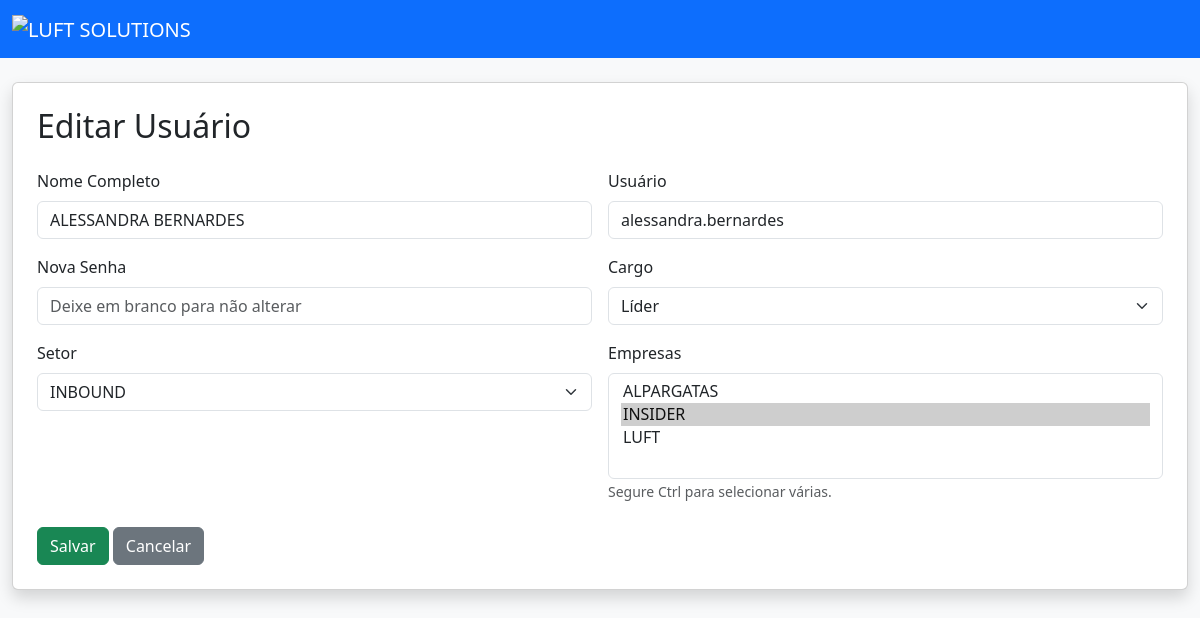
Screenshot of /edit_user/2 (signed in) with the database file from the repository.
### models.py (models this page shows)
class User(db.Model):
    id = db.Column(db.Integer, primary_key=True)
    nome_completo = db.Column(db.String(150), nullable=False)
    username = db.Column(db.String(80), unique=True, nullable=False)
    password = db.Column(db.String(200), nullable=False)
    role = db.Column(db.String(20), nullable=False, default='lider')
    empresa_id = db.Column(db.Integer, db.ForeignKey('empresa.id'))
    setor_id = db.Column(db.Integer, db.ForeignKey('setor.id'))
    empresas = db.relationship('Empresa', secondary=user_empresas, backref='usuarios')
    empresa = db.relationship('Empresa')
    setor = db.relationship('Setor')
    precisa_trocar_senha = db.Column(db.Boolean, default=True)

class Setor(db.Model):
    id = db.Column(db.Integer, primary_key=True)
    nome = db.Column(db.String(100), unique=True, nullable=False)

### app.py (the view, shortened to what this page needs)
@app.route('/edit_user/<int:user_id>', methods=['GET', 'POST'])
@login_required
def edit_user(user_id):
    if not has_permission(g.user, 'can_access_register_user'):
        flash('Sem acesso.')
        return redirect(url_for('index'))
    user = User.query.get_or_404(user_id)
    empresas = Empresa.query.order_by(Empresa.nome).all()
    setores = Setor.query.order_by(Setor.nome).all()
    return render_template(
        'edit_user.html',
        edit_user=user,
        empresas=empresas,
        setores=setores
    )

### app.py (called while the page is built)
@app.after_request
def add_no_cache_headers(response):
    response.headers['Cache-Control'] = 'no-store, no-cache, must-revalidate, private'
    response.headers['Pragma'] = 'no-cache'
    response.headers['Expires'] = '0'
    return response

@app.before_request
def load_logged_in_user():
    user_id = session.get('user_id')
    g.user = None
    if user_id is not None:
        g.user = User.query.get(user_id)
    public_routes = ['login', 'static', 'home']
    if not g.user and request.endpoint not in public_routes:
        flash('Faça login para acessar esta página.')
        return redirect(url_for('login', next=request.url))

def login_required(f):
    @wraps(f)
    def decorated_function(*args, **kwargs):
        if g.user is None:
            flash('Faça login para acessar esta página.')
            return redirect(url_for('login', next=request.url))
        return f(*args, **kwargs)
    return decorated_function

def has_permission(user, perm_field):
    if not user:
        return False
    if user.username == MASTER_USER:
        return True
    perm = Permission.query.filter_by(role=user.role).first()
    return getattr(perm, perm_field, False) if perm else False

### templates/edit_user.html (shortened to what this page needs)
<!DOCTYPE html>
<html lang="pt-br">
<head>
    <link href="https://cdn.jsdelivr.net/npm/bootstrap@5.3.3/dist/css/bootstrap.min.css" rel="stylesheet">
</head>
<body class="bg-light">
    {% extends "navbar.html" %}
    {% block content %}
    <div class="card shadow p-4 mb-4">
        <h2 class="mb-4">Editar Usuário</h2>
        <form method="POST">
            <div class="row g-3">
                <div class="col-md-6">
                    <label for="nome_completo" class="form-label">Nome Completo</label>
                    <input type="text" class="form-control" id="nome_completo" name="nome_completo" value="{{ edit_user.nome_completo }}" required>
                </div>
                <div class="col-md-6">
                    <label for="username" class="form-label">Usuário</label>
                    <input type="text" class="form-control" id="username" name="username" value="{{ edit_user.username }}" required>
                </div>
                <div class="col-md-6">
                    <label for="password" class="form-label">Nova Senha</label>
                    <input type="password" class="form-control" id="password" name="password" placeholder="Deixe em branco para não alterar">
                </div>
                <div class="col-md-6">
                    <label for="role" class="form-label">Cargo</label>
                    <select class="form-select" id="role" name="role" {% if edit_user.username == 'luftsolutions.extrema' %}disabled{% endif %} required>
                        <option value="lider" {% if edit_user.role == 'lider' %}selected{% endif %}>Líder</option>
                    </select>
                </div>
                <div class="col-md-6">
                    <label for="setor" class="form-label">Setor</label>
                    <select class="form-select" id="setor" name="setor_id" required>
                        {% for setor in setores %}
                            <option value="{{ setor.id }}" {% if edit_user.setor_id == setor.id %}selected{% endif %}>{{ setor.nome }}</option>
                        {% endfor %}
                    </select>
                </div>
                <div class="col-md-6">
                    <label for="empresas" class="form-label">Empresas</label>
                    <select class="form-select" id="empresas" name="empresas" multiple required>
                        {% for empresa in empresas %}
                            <option value="{{ empresa.id }}"
                                {% if empresa.id in (edit_user.empresas|map(attribute='id')|list) %}selected{% endif %}>
                                {{ empresa.nome }}
                            </option>
                        {% endfor %}
                    </select>
                    <small class="form-text text-muted">Segure Ctrl para selecionar várias.</small>
                </div>
            </div>
            <div class="mt-4">
                <button type="submit" class="btn btn-success">Salvar</button>
                <a href="{{ url_for('register_user') }}" class="btn btn-secondary">Cancelar</a>
            </div>
        </form>
    </div>
    {% endblock %}

### rows the page displays
User: nome_completo "ALESSANDRA BERNARDES", username "alessandra.bernardes", role "Líder", setor_id "INBOUND"

### other values shown
form field empresas "ALPARGATAS / INSIDER ☑ / LUFT"
